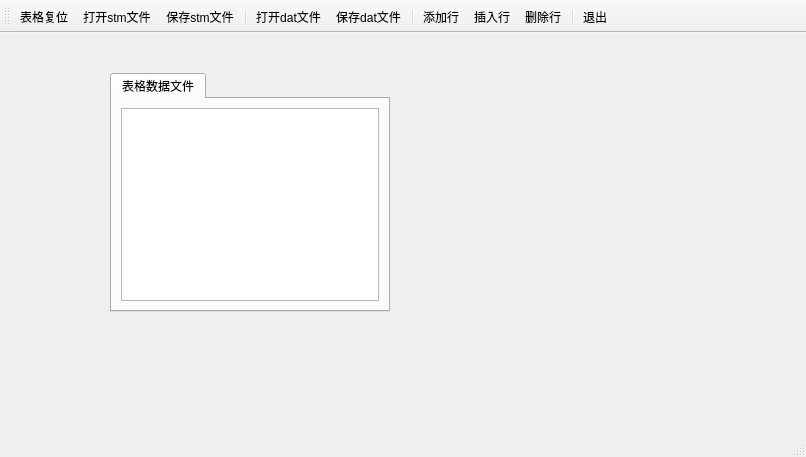
<?xml version="1.0" encoding="UTF-8"?>
<ui version="4.0">
 <class>MainWindow</class>
 <widget class="QMainWindow" name="MainWindow">
  <property name="geometry">
   <rect>
    <x>0</x>
    <y>0</y>
    <width>806</width>
    <height>457</height>
   </rect>
  </property>
  <property name="windowTitle">
   <string>MainWindow</string>
  </property>
  <widget class="QWidget" name="centralwidget">
   <widget class="QTabWidget" name="tabWidget">
    <property name="geometry">
     <rect>
      <x>110</x>
      <y>40</y>
      <width>280</width>
      <height>239</height>
     </rect>
    </property>
    <property name="currentIndex">
     <number>0</number>
    </property>
    <widget class="QWidget" name="tab">
     <attribute name="title">
      <string>表格数据文件</string>
     </attribute>
     <layout class="QGridLayout" name="gridLayout">
      <item row="0" column="0">
       <widget class="QTableView" name="tableView"/>
      </item>
     </layout>
    </widget>
   </widget>
  </widget>
  <widget class="QMenuBar" name="menubar">
   <property name="geometry">
    <rect>
     <x>0</x>
     <y>0</y>
     <width>806</width>
     <height>26</height>
    </rect>
   </property>
  </widget>
  <widget class="QStatusBar" name="statusbar"/>
  <widget class="QToolBar" name="toolBar">
   <property name="windowTitle">
    <string>toolBar</string>
   </property>
   <property name="toolButtonStyle">
    <enum>Qt::ToolButtonTextUnderIcon</enum>
   </property>
   <attribute name="toolBarArea">
    <enum>TopToolBarArea</enum>
   </attribute>
   <attribute name="toolBarBreak">
    <bool>false</bool>
   </attribute>
   <addaction name="actTabReset"/>
   <addaction name="actOpen"/>
   <addaction name="actSave"/>
   <addaction name="separator"/>
   <addaction name="actOpenBin"/>
   <addaction name="actSaveBin"/>
   <addaction name="separator"/>
   <addaction name="actAppend"/>
   <addaction name="actInsert"/>
   <addaction name="actDelete"/>
   <addaction name="separator"/>
   <addaction name="actExit"/>
  </widget>
  <action name="actOpen">
   <property name="icon">
    <iconset resource="res.qrc">
     <normaloff>:/images/icons/open.bmp</normaloff>:/images/icons/open.bmp</iconset>
   </property>
   <property name="text">
    <string>打开stm文件</string>
   </property>
   <property name="toolTip">
    <string>打开预定义编码文件</string>
   </property>
  </action>
  <action name="actSave">
   <property name="enabled">
    <bool>true</bool>
   </property>
   <property name="icon">
    <iconset resource="res.qrc">
     <normaloff>:/images/icons/save.bmp</normaloff>:/images/icons/save.bmp</iconset>
   </property>
   <property name="text">
    <string>保存stm文件</string>
   </property>
   <property name="toolTip">
    <string>保存为预定义编码文件</string>
   </property>
  </action>
  <action name="actAppend">
   <property name="enabled">
    <bool>true</bool>
   </property>
   <property name="icon">
    <iconset resource="res.qrc">
     <normaloff>:/images/icons/append.bmp</normaloff>:/images/icons/append.bmp</iconset>
   </property>
   <property name="text">
    <string>添加行</string>
   </property>
   <property name="toolTip">
    <string>添加一行</string>
   </property>
  </action>
  <action name="actInsert">
   <property name="enabled">
    <bool>true</bool>
   </property>
   <property name="icon">
    <iconset resource="res.qrc">
     <normaloff>:/images/icons/306.bmp</normaloff>:/images/icons/306.bmp</iconset>
   </property>
   <property name="text">
    <string>插入行</string>
   </property>
   <property name="toolTip">
    <string>插入一行</string>
   </property>
  </action>
  <action name="actDelete">
   <property name="enabled">
    <bool>true</bool>
   </property>
   <property name="icon">
    <iconset resource="res.qrc">
     <normaloff>:/images/icons/delete.bmp</normaloff>:/images/icons/delete.bmp</iconset>
   </property>
   <property name="text">
    <string>删除行</string>
   </property>
   <property name="toolTip">
    <string>删除当前行</string>
   </property>
  </action>
  <action name="actExit">
   <property name="icon">
    <iconset resource="res.qrc">
     <normaloff>:/images/icons/exit.bmp</normaloff>:/images/icons/exit.bmp</iconset>
   </property>
   <property name="text">
    <string>退出</string>
   </property>
   <property name="toolTip">
    <string>退出</string>
   </property>
  </action>
  <action name="actModelData">
   <property name="icon">
    <iconset resource="res.qrc">
     <normaloff>:/images/icons/import1.bmp</normaloff>:/images/icons/import1.bmp</iconset>
   </property>
   <property name="text">
    <string>模型数据预览</string>
   </property>
   <property name="toolTip">
    <string>模型数据显示到文本框里</string>
   </property>
  </action>
  <action name="actAlignLeft">
   <property name="icon">
    <iconset resource="res.qrc">
     <normaloff>:/images/icons/508.bmp</normaloff>:/images/icons/508.bmp</iconset>
   </property>
   <property name="text">
    <string>居左</string>
   </property>
   <property name="toolTip">
    <string>文字左对齐</string>
   </property>
  </action>
  <action name="actAlignCenter">
   <property name="icon">
    <iconset resource="res.qrc">
     <normaloff>:/images/icons/510.bmp</normaloff>:/images/icons/510.bmp</iconset>
   </property>
   <property name="text">
    <string>居中</string>
   </property>
   <property name="toolTip">
    <string>文字居中</string>
   </property>
  </action>
  <action name="actAlignRight">
   <property name="icon">
    <iconset resource="res.qrc">
     <normaloff>:/images/icons/512.bmp</normaloff>:/images/icons/512.bmp</iconset>
   </property>
   <property name="text">
    <string>居右</string>
   </property>
   <property name="toolTip">
    <string>文字右对齐</string>
   </property>
  </action>
  <action name="actFontBold">
   <property name="checkable">
    <bool>true</bool>
   </property>
   <property name="icon">
    <iconset resource="res.qrc">
     <normaloff>:/images/icons/500.bmp</normaloff>:/images/icons/500.bmp</iconset>
   </property>
   <property name="text">
    <string>粗体</string>
   </property>
   <property name="toolTip">
    <string>粗体字体</string>
   </property>
  </action>
  <action name="actTabReset">
   <property name="icon">
    <iconset resource="res.qrc">
     <normaloff>:/images/icons/100.bmp</normaloff>:/images/icons/100.bmp</iconset>
   </property>
   <property name="text">
    <string>表格复位</string>
   </property>
   <property name="toolTip">
    <string>表格复位</string>
   </property>
  </action>
  <action name="actOpenBin">
   <property name="icon">
    <iconset resource="res.qrc">
     <normaloff>:/images/icons/126.bmp</normaloff>:/images/icons/126.bmp</iconset>
   </property>
   <property name="text">
    <string>打开dat文件</string>
   </property>
   <property name="toolTip">
    <string>打开标准编码文件</string>
   </property>
  </action>
  <action name="actSaveBin">
   <property name="icon">
    <iconset resource="res.qrc">
     <normaloff>:/images/icons/066.GIF</normaloff>:/images/icons/066.GIF</iconset>
   </property>
   <property name="text">
    <string>保存dat文件</string>
   </property>
   <property name="toolTip">
    <string>保存为标准编码文件</string>
   </property>
  </action>
 </widget>
 <resources>
  <include location="res.qrc"/>
 </resources>
 <connections>
  <connection>
   <sender>actExit</sender>
   <signal>triggered()</signal>
   <receiver>MainWindow</receiver>
   <slot>close()</slot>
   <hints>
    <hint type="sourcelabel">
     <x>-1</x>
     <y>-1</y>
    </hint>
    <hint type="destinationlabel">
     <x>455</x>
     <y>198</y>
    </hint>
   </hints>
  </connection>
 </connections>
</ui>
